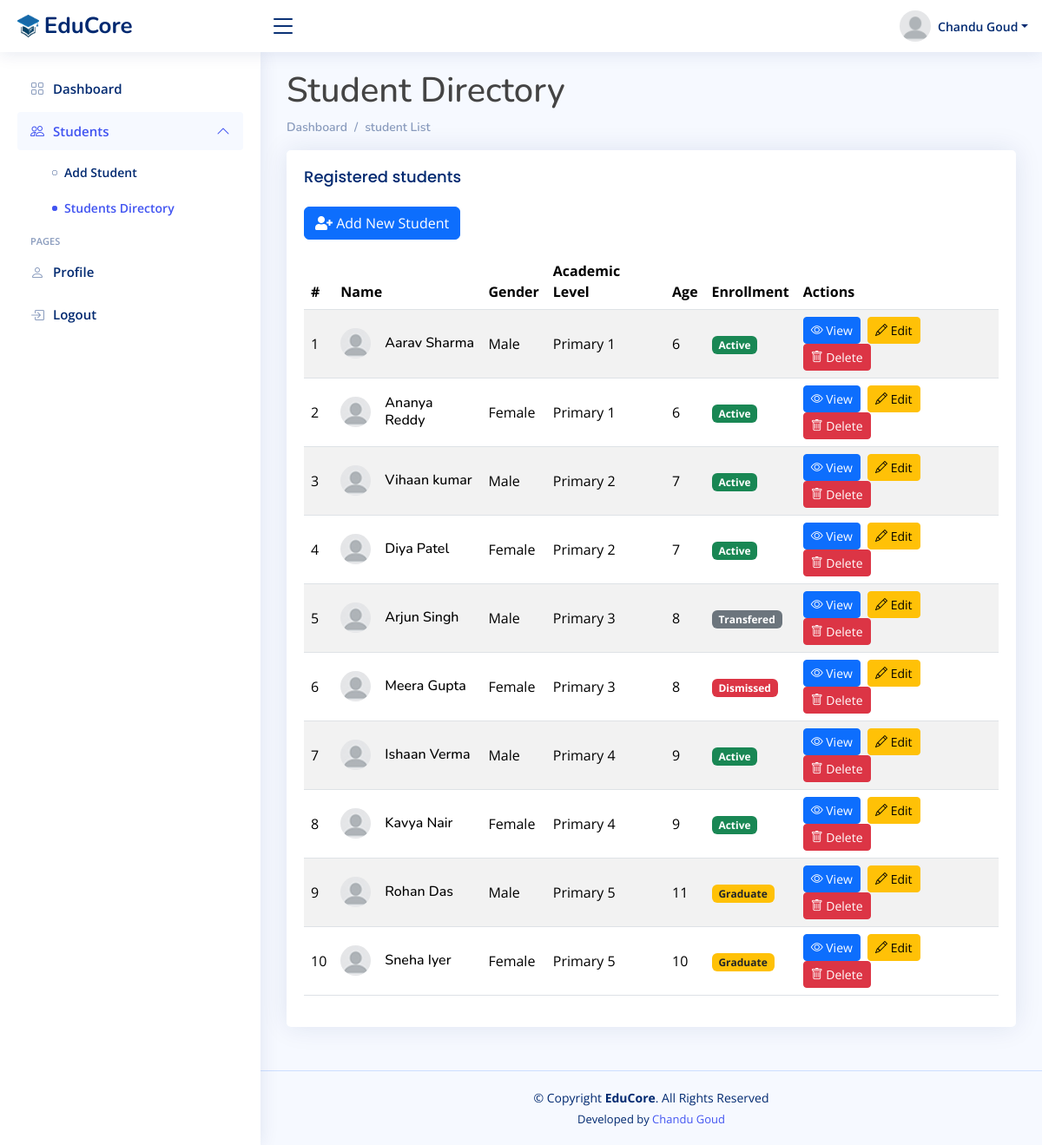
Page /students/list/ on the committed database.
### apps/student_management/models.py (models this page shows)
class Student(models.Model):
    GENDER_CHOICES = (
        ('M', 'Male'),
        ('F', 'Female')
    )
    ACADEMIC_LEVEL_CHOICES = (
        ('p.1', 'Primary 1'),
        ('P.2', 'Primary 2'),
        ('p.3', 'Primary 3'),
        ('p.4', 'Primary 4'),
        ('p.5', 'Primary 5'),
    )
    ENROLLEMENT_STATUS_CHOICES = (
        ('active', 'Active'),
        ('dismissed', 'Dismissed'),
        ('graduate', 'Graduate'),
        ('transfered', 'Transfered'),
    )
    id = models.UUIDField(primary_key=True, default=uuid.uuid4, editable=False)
    first_name = models.CharField('First Name', max_length=50)
    last_name = models.CharField('Last Name', max_length=50)
    birth_date = models.DateField('Birth Date')
    gender = models.CharField('Gender', max_length=10, choices=GENDER_CHOICES, default='M')
    current_academic_level = models.CharField('Current Academic Level', max_length=10, choices=ACADEMIC_LEVEL_CHOICES)
    enrollement_status = models.CharField('Enrollement Status', max_length=20, choices=ENROLLEMENT_STATUS_CHOICES)
    photo = models.ImageField('Photo', upload_to='students/photos', blank=True, null=True)
    created_at = models.DateTimeField(auto_now_add=True)
    updated_at = models.DateTimeField(auto_now=True)
    def __str__(self):
        return f"{self.first_name} {self.last_name}"
    def get_age(self):
        from datetime import date
        today = date.today()
        age = today.year - self.birth_date.year - ((today.month, today.day) < (self.birth_date.month, self.birth_date.day))
        return age

### apps/student_management/views.py (the view)
# urls.py: path("list/", views.student_list, name="student_list"),
def student_list(request):
    students = Student.objects.all()
    context = {
        'students': students,
    }
    return render(request, 'list.html', context)

### apps/student_management/templates/list.html (shortened to what this page needs)
{% extends 'main/base.html' %}
{% load static %}
{% block content %}
<div class="'pagetitle">
    <h1>Student Directory</h1>
    <nav>
        <ol class="breadcrumb">
            <li class="breadcrumb-item"><a href="#">Dashboard</a></li>
            <li class="breadcrumb-item active"><a href="#">student List</a></li>
        </ol>
    </nav>
</div>
<section class="section dashboard">
    <div class="row">
        <div class="col-12">
            <div class="card">
                <div class="card-body">
                    <h5 class="card-title">Registered students</h5>
                    <a href="{% url 'students:student_create' %}" class="btn btn-primary mb-3">
                        <i class="fas fa-user-plus"></i> Add New Student
                    </a>
                    <table class="table table-striped align-middle">
                        <thead>
                            <tr>
                                <th>#</th>
                                <th>Name</th>
                                <th>Gender</th>
                                <th>Academic Level</th>
                                <th>Age</th>
                                <th>Enrollment</th>
                                <th>Actions</th>
                            </tr>
                        </thead>
                        <tbody>
                            {% for student in students %}
                            <tr>
                                <td>{{ forloop.counter }}</td>
                                <td>
                                    <div class="d-flex align-items-center">
                                        {% if student.photo %}
                                            <img src="{{ student.photo.url }}" alt="{{ student }}" class="student-photo">
                                        {% else %}
                                            <img src="{% static 'img/student-img.jpg' %}" alt="default profile" class="student-photo">
                                        {% endif %}
                                        <div class="ms-3">
                                            <h6 class="mb-0">
                                                {{ student.first_name }} {{ student.last_name }}
                                            </h6>
                                        </div>
                                    </div>
                                </td>
                                <td>{{ student.get_gender_display }}</td>
                                <td>{{ student.get_current_academic_level_display }}</td>
                                <td>{{ student.get_age }}</td>
                                <td>
                                    {% if student.enrollement_status == 'active' %}
                                        <span class="badge bg-success">{{ student.get_enrollement_status_display }}</span>
                                    {% elif student.enrollement_status == 'graduate' %}
                                        <span class="badge bg-warning text-dark">{{ student.get_enrollement_status_display }}</span>
                                    {% elif student.enrollement_status == 'dismissed' %}
                                        <span class="badge bg-danger">{{ student.get_enrollement_status_display }}</span>
                                    {% elif student.enrollement_status == 'transfered' %}
                                        <span class="badge bg-secondary">{{ student.get_enrollement_status_display }}</span>
                                    {% endif %}
                                </td>
                                <td>
                                    <a href="{% url 'students:student_profile' student.pk %}" class="btn btn-sm btn-primary me-1">
                                        <i class="bi bi-eye"></i> View
                                    </a>
                                    <a href="{% url 'students:student_edit' student.pk %}"
                                        class="btn btn-sm btn-warning me-1">
                                        <i class="bi bi-pencil"></i> Edit
                                    </a>
                                    <a href="#" class="btn btn-sm btn-danger me-1" data-bs-toggle="modal"
                                        data-bs-target="#deleteStudent{{ student.pk }}">
                                        <i class="bi bi-trash"></i> Delete
                                    </a>
                                </td>
                            </tr>
                            {% empty %}
                            <tr>
                                <td colspan="8" class="text-center">
                                    No students found
                                </td>
                            </tr>
                            {% endfor %}
                        </tbody>
                    </table>
                </div>
            </div>
        </div>
    </div>
</section>
{% endblock %}

### apps/core/templates/main/base.html (shortened to what this page needs)
{% load static %}
<!DOCTYPE html>
<html lang="en">
<head>
  <link href="{% static 'vendor/bootstrap/css/bootstrap.min.css' %}" rel="stylesheet">
  <link href="{% static 'vendor/fontawesome-free/css/all.min.css' %}" rel="stylesheet">
  <link href="{% static 'vendor/bootstrap-icons/bootstrap-icons.css' %}" rel="stylesheet">
  <link href="{% static 'vendor/boxicons/css/boxicons.min.css' %}" rel="stylesheet">
  <link href="{% static 'vendor/quill/quill.snow.css' %}" rel="stylesheet">
  <link href="{% static 'vendor/quill/quill.bubble.css' %}" rel="stylesheet">
  <link href="{% static 'vendor/remixicon/remixicon.css' %}" rel="stylesheet">
  <link href="{% static 'vendor/cropperjs/dist/cropper.min.css' %}" rel="stylesheet">
  <link href="{% static 'vendor/sweetalert2/dist/sweetalert2.min.css' %}" rel="stylesheet">
  <link href="{% static 'vendor/magnific-popup/magnific-popup.css' %}" rel="stylesheet">
  <link href="{% static 'css/style.css' %}" rel="stylesheet">
</head>
<body>
  {% include 'includes/header.html' %}
  {% include 'includes/sidebar.html' %}
  <main id="main" class="main">
    {% block content %}{% endblock %}
  </main>
  {% include 'includes/footer.html' %}
</body>
</html>

### apps/core/templates/includes/header.html (shortened to what this page needs)
{% load static %}
<header id="header" class="header fixed-top d-flex align-items-center">
  <div class="d-flex align-items-center justify-content-between">
    <a href="index.html" class="logo d-flex align-items-center">
      <img src="{% static 'img/logo.png' %}" alt="">
      <span class="d-none d-lg-block">EduCore</span>
    </a>
    <i class="bi bi-list toggle-sidebar-btn"></i>
  </div>
  <nav class="header-nav ms-auto">
    <ul class="d-flex align-items-center">
      <li class="nav-item dropdown pe-3">
        <a class="nav-link nav-profile d-flex align-items-center pe-0" href="#" data-bs-toggle="dropdown">
          <img src="{% static 'img/profile-img.png' %}" alt="Profile" class="rounded-circle">
          <span class="d-none d-md-block dropdown-toggle ps-2">Chandu Goud</span>
        </a>
      </li>
    </ul>
  </nav>
</header>

### apps/core/templates/includes/sidebar.html
{% load static %}
<aside id="sidebar" class="sidebar">
  <ul class="sidebar-nav" id="sidebar-nav">
    <li class="nav-item">
      <a class="nav-link " href="{% url 'core:dashboard' %}">
        <i class="bi bi-grid"></i>
        <span>Dashboard</span>
      </a>
    </li>
    <li class="nav-item">
      <a class="nav-link collapsed" data-bs-target="#students-nav" data-bs-toggle="collapse" href="#">
        <i class="bi bi-people"></i><span>Students</span><i class="bi bi-chevron-down ms-auto"></i>
      </a>
      <ul id="students-nav" class="nav-content collapse " data-bs-parent="#sidebar-nav">
        <li>
          <a href="{% url 'students:student_create' %}">
            <i class="bi bi-circle"></i><span>Add Student</span>
          </a>
        </li>
        <li>
          <a href="{% url 'students:student_list' %}">
            <i class="bi bi-circle"></i><span>Students Directory</span>
          </a>
        </li>
      </ul>
    </li>
    <li class="nav-heading">Pages</li>
    <li class="nav-item">
      <a class="nav-link collapsed" href="#">
        <i class="bi bi-person"></i>
        <span>Profile</span>
      </a>
    </li>
    <li class="nav-item">
      <a class="nav-link collapsed" href="#">
        <i class="bi bi-box-arrow-in-right"></i>
        <span>Logout</span>
      </a>
    </li>
  </ul>
</aside>

### apps/core/templates/includes/footer.html
{% load static %}
<footer id="footer" class="footer">
  <div class="copyright">
    &copy; Copyright <strong><span>EduCore</span></strong>. All Rights Reserved
  </div>
  <div class="credits">
    Developed by <a href="#">Chandu Goud</a>
  </div>
</footer>

### apps/core/static/css/style.css (style rules this page uses)
:root { scroll-behavior: smooth; }
body { font-family: "Open Sans", sans-serif; background: #f6f9ff; color: #444444; }
a { color: #4154f1; text-decoration: none; }
h1, h2, h3, h4, h5, h6 { font-family: "Nunito", sans-serif; }
#main { margin-top: 60px; padding: 20px 30px; transition: all 0.3s; }
.card { margin-bottom: 30px; border: none; border-radius: 5px; box-shadow: 0px 0 30px rgba(1, 41, 112, 0.1); }
.card-title { padding: 20px 0 15px 0; font-size: 18px; font-weight: 500; color: #012970; font-family: "Poppins", sans-serif; }
.card-body { padding: 0 20px 20px 20px; }
.breadcrumb { font-size: 14px; font-family: "Nunito", sans-serif; color: #899bbd; font-weight: 600; }
.breadcrumb a { color: #899bbd; transition: 0.3s; }
.breadcrumb .breadcrumb-item::before { color: #899bbd; }
.breadcrumb .active { color: #51678f; font-weight: 600; }
.logo { line-height: 1; }
@media (min-width: 1200px) { .logo { width: 280px; } }
.logo img { max-height: 26px; margin-right: 6px; }
.logo span { font-size: 26px; font-weight: 700; color: #012970; font-family: "Nunito", sans-serif; }
.header { transition: all 0.5s; z-index: 997; height: 60px; box-shadow: 0px 2px 20px rgba(1, 41, 112, 0.1); background-color: #fff; padding-left: 20px; }
.header .toggle-sidebar-btn { font-size: 32px; padding-left: 10px; cursor: pointer; color: #012970; }
.header-nav ul { list-style: none; }
.header-nav>ul { margin: 0; padding: 0; }
.header-nav .nav-profile { color: #012970; }
.header-nav .nav-profile img { max-height: 36px; }
.header-nav .nav-profile span { font-size: 14px; font-weight: 600; }
.sidebar { position: fixed; top: 60px; left: 0; bottom: 0; width: 300px; z-index: 996; transition: all 0.3s; padding: 20px; overflow-y: auto; scrollbar-width: thin; scrollbar-color: #aab7cf transparent; box-shadow: 0px 0px 20px rgba(1, 41, 112, 0.1); background-color: #fff; }
@media (min-width: 1200px) { #main, #footer { margin-left: 300px; } }
.sidebar-nav { padding: 0; margin: 0; list-style: none; }
.sidebar-nav li { padding: 0; margin: 0; list-style: none; }
.sidebar-nav .nav-item { margin-bottom: 5px; }
.sidebar-nav .nav-heading { font-size: 11px; text-transform: uppercase; color: #899bbd; font-weight: 600; margin: 10px 0 5px 15px; }
.sidebar-nav .nav-link { display: flex; align-items: center; font-size: 15px; font-weight: 600; color: #4154f1; transition: 0.3; background: #f6f9ff; padding: 10px 15px; border-radius: 4px; }
.sidebar-nav .nav-link i { font-size: 16px; margin-right: 10px; color: #4154f1; }
.sidebar-nav .nav-link.collapsed { color: #012970; background: #fff; }
.sidebar-nav .nav-link.collapsed i { color: #899bbd; }
.sidebar-nav .nav-link .bi-chevron-down { margin-right: 0; transition: transform 0.2s ease-in-out; }
.sidebar-nav .nav-link:not(.collapsed) .bi-chevron-down { transform: rotate(180deg); }
.sidebar-nav .nav-content { padding: 5px 0 0 0; margin: 0; list-style: none; }
.sidebar-nav .nav-content a { display: flex; align-items: center; font-size: 14px; font-weight: 600; color: #012970; transition: 0.3; padding: 10px 0 10px 40px; transition: 0.3s; }
.sidebar-nav .nav-content a i { font-size: 6px; margin-right: 8px; line-height: 0; border-radius: 50%; }
.sidebar-nav .nav-content a:hover, .sidebar-nav .nav-content a.active { color: #4154f1; }
.sidebar-nav .nav-content a.active i { background-color: #4154f1; }
.footer { padding: 20px 0; font-size: 14px; transition: all 0.3s; border-top: 1px solid #cddfff; }
.footer .copyright { text-align: center; color: #012970; }
.footer .credits { padding-top: 5px; text-align: center; font-size: 13px; color: #012970; }

### apps/student_management/templates/list.html (style rules this page uses)
.student-photo { width: 35px; height: 35px; border-radius: 50%; object-fit: cover; }

### rows in the picture
Student: first_name "Aarav", last_name "Sharma", gender "Male", current_academic_level "Primary 1", get_age "6", enrollement_status "Active"
Student: first_name "Ananya", last_name "Reddy", gender "Female", current_academic_level "Primary 1", get_age "6", enrollement_status "Active"
Student: first_name "Vihaan", last_name "kumar", gender "Male", current_academic_level "Primary 2", get_age "7", enrollement_status "Active"
Student: first_name "Diya", last_name "Patel", gender "Female", current_academic_level "Primary 2", get_age "7", enrollement_status "Active"
Student: first_name "Arjun", last_name "Singh", gender "Male", current_academic_level "Primary 3", get_age "8", enrollement_status "Transfered"
Student: first_name "Meera", last_name "Gupta", gender "Female", current_academic_level "Primary 3", get_age "8", enrollement_status "Dismissed"
Student: first_name "Ishaan", last_name "Verma", gender "Male", current_academic_level "Primary 4", get_age "9", enrollement_status "Active"
Student: first_name "Kavya", last_name "Nair", gender "Female", current_academic_level "Primary 4", get_age "9", enrollement_status "Active"
Student: first_name "Rohan", last_name "Das", gender "Male", current_academic_level "Primary 5", get_age "11", enrollement_status "Graduate"
Student: first_name "Sneha", last_name "Iyer", gender "Female", current_academic_level "Primary 5", get_age "10", enrollement_status "Graduate"
